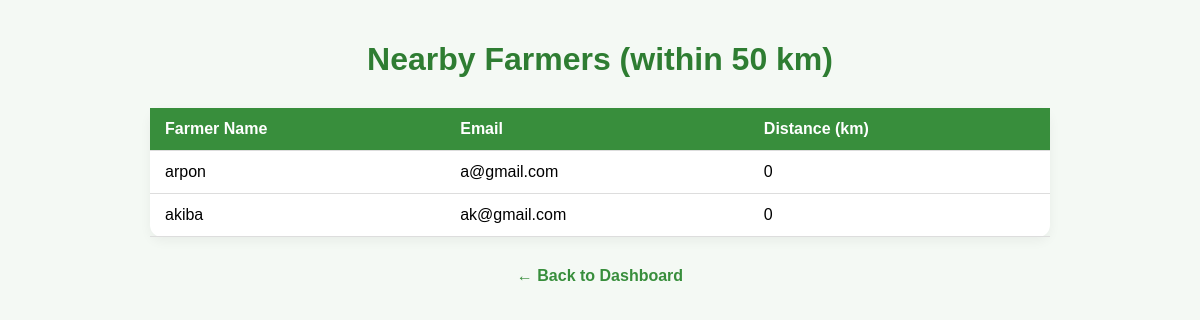
Screenshot of /agro_farm/nearby_farmers.php (signed in) with the database file from the repository.
### tables this page shows
CREATE TABLE `users` (
  `id` int(11) NOT NULL,
  `full_name` varchar(100) NOT NULL,
  `email` varchar(100) NOT NULL,
  `phone` varchar(20) DEFAULT NULL,
  `address` text DEFAULT NULL,
  `profession` varchar(50) DEFAULT NULL,
  `password` varchar(255) NOT NULL,
  `role` enum('admin','farmer','researcher','seller') NOT NULL DEFAULT 'farmer',
  `profile_image` varchar(255) DEFAULT NULL,
  `created_at` timestamp NOT NULL DEFAULT current_timestamp(),
  `latitude` decimal(10,8) DEFAULT NULL,
  `longitude` decimal(11,8) DEFAULT NULL
);

### agro_farm/nearby_farmers.php (the view, shortened to what this page needs)
<?php
require_once 'db.php';
$user_id = $_SESSION['user_id'];
$stmt = $conn->prepare("SELECT latitude, longitude FROM users WHERE id=?");
$stmt->bind_param("i", $user_id);
$stmt->execute();
$result = $stmt->get_result();
$seller_location = $result->fetch_assoc();
$seller_lat = $seller_location['latitude'];
$seller_lng = $seller_location['longitude'];
$radius = 50;
$sql = "
    SELECT id, full_name, email, latitude, longitude,
    (6371 * acos(
        cos(radians(?)) * cos(radians(latitude)) *
        cos(radians(longitude) - radians(?)) +
        sin(radians(?)) * sin(radians(latitude))
    )) AS distance
    FROM users
    WHERE role = 'farmer'
    HAVING distance <= ?
    ORDER BY distance ASC
";
$stmt = $conn->prepare($sql);
$stmt->bind_param("dddd", $seller_lat, $seller_lng, $seller_lat, $radius);
$stmt->execute();
$result = $stmt->get_result();
$farmers = $result->fetch_all(MYSQLI_ASSOC);
?>
<!DOCTYPE html>
<html lang="en">
<head>
</head>
<body>
    <h1>Nearby Farmers (within <?php echo $radius; ?> km)</h1>
    <?php if (count($farmers) > 0): ?>
        <table>
            <thead>
                <tr>
                    <th>Farmer Name</th>
                    <th>Email</th>
                    <th>Distance (km)</th>
                </tr>
            </thead>
            <tbody>
                <?php foreach ($farmers as $farmer): ?>
                    <tr>
                        <td><?php echo htmlspecialchars($farmer['full_name']); ?></td>
                        <td><?php echo htmlspecialchars($farmer['email']); ?></td>
                        <td><?php echo round($farmer['distance'], 2); ?></td>
                    </tr>
                <?php endforeach; ?>
            </tbody>
        </table>
    <?php else: ?>
        <p class="no-farmers">No farmers found within <?php echo $radius; ?> km of your location.</p>
    <?php endif; ?>
    <a href="seller_dashboard.php" class="back-link">← Back to Dashboard</a>
</body>
</html>

### agro_farm/nearby_farmers.php (style rules this page uses)
body { font-family: Arial, sans-serif; background: #f4f9f4; padding: 20px; max-width: 900px; margin: auto; }
h1 { color: #2e7d32; text-align: center; margin-bottom: 30px; }
table { width: 100%; border-collapse: collapse; background: white; border-radius: 12px; box-shadow: 0 4px 12px rgba(0, 0, 0, 0.05); }
th, td { padding: 12px 15px; border-bottom: 1px solid #ddd; text-align: left; }
th { background-color: #388e3c; color: white; }
a.back-link { display: block; text-align: center; margin-top: 30px; text-decoration: none; color: #388e3c; font-weight: bold; }

### rows the page displays
users: full_name "arpon", email "a@gmail.com", distance "0"
users: full_name "akiba", email "ak@gmail.com", distance "0"

### other values shown
$radius "50"
